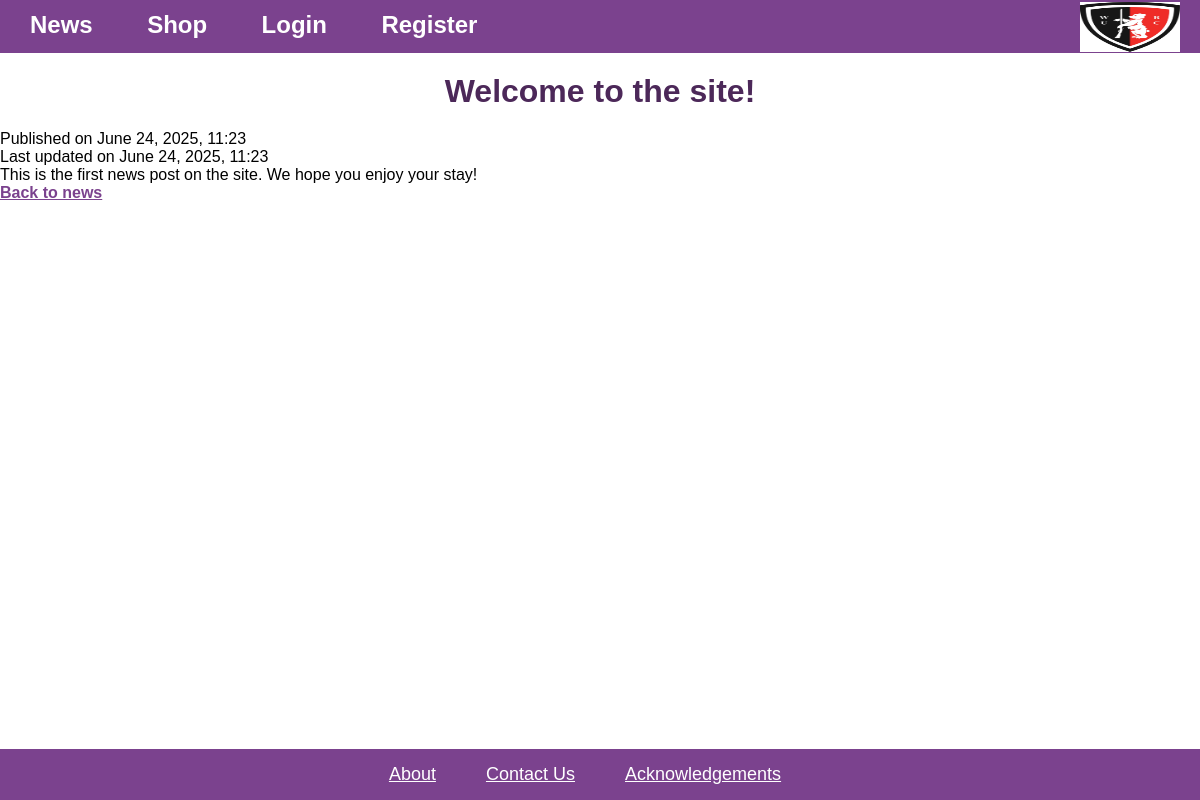
Screenshot of /news/1 with the database file from the repository.
### db_schema.py (models this page shows)
class NewsPost(db.Model):
    __tablename__ = 'news_posts'
    id = db.Column(db.Integer, primary_key=True)
    title = db.Column(db.String(100), nullable=False)
    summary = db.Column(db.String(255), nullable=False)  # A short summary of the news post
    article = db.Column(db.Text, nullable=False)
    created_at = db.Column(db.DateTime, default=datetime.now())
    updated_at = db.Column(db.DateTime, default=datetime.now(), onupdate=datetime.now())
    creator_id = db.Column(db.Integer, db.ForeignKey('admins.id'), nullable=False)
    creator = db.relationship('Admin', backref=db.backref('news_posts', lazy=True))

### server/blueprints/news.py (the view)
@news_bp.route('/<int:post_id>', methods=['GET'])
def view_news(post_id):
    post = NewsPost.query.get_or_404(post_id)
    return render_template("news/view_news.html", post=post)

### app.py (called while the page is built)
@app.template_filter()
def format_datetime(date: datetime) -> str:
    return date.strftime("%B %d, %Y, %H:%M")

### templates/news/view_news.html (shortened to what this page needs)
{% extends "layout.html" %}
{% block content %}
    <h1>{{ post.title }}</h1>
    <p class="subtext">
        Published on {{ post.created_at | format_datetime }}
        {% if post.updated_at %}
            <br>Last updated on {{ post.updated_at | format_datetime }}
        {% endif %}
    </p>
    <p> {{ post.article | safe }}</p>
    <p>
        <a href="{{ url_for('news.news') }}">Back to news</a>
    </p>
{% endblock %}

### static/css/layout.css (style rules this page uses)
* { box-sizing: border-box; margin: 0; padding: 0; font-family: sans-serif; --light-background-color: rgb(230, 230, 230); --complement-color: rgb(123, 66, 142); --complement-color-dark: rgb(76, 40, 89); }
body { min-height: 100vh; display: flex; flex-direction: column; align-items: center; justify-content: center; }
a { color: var(--complement-color); font-weight: bold; }
h1 { color: var(--complement-color-dark); text-align: center; margin: 20px 0; }

### rows the page displays
NewsPost: title "Welcome to the site!", created_at "June 24, 2025, 11:23", updated_at "June 24, 2025, 11:23", article "This is the first news post on the site. We hope you enjoy your stay!"
